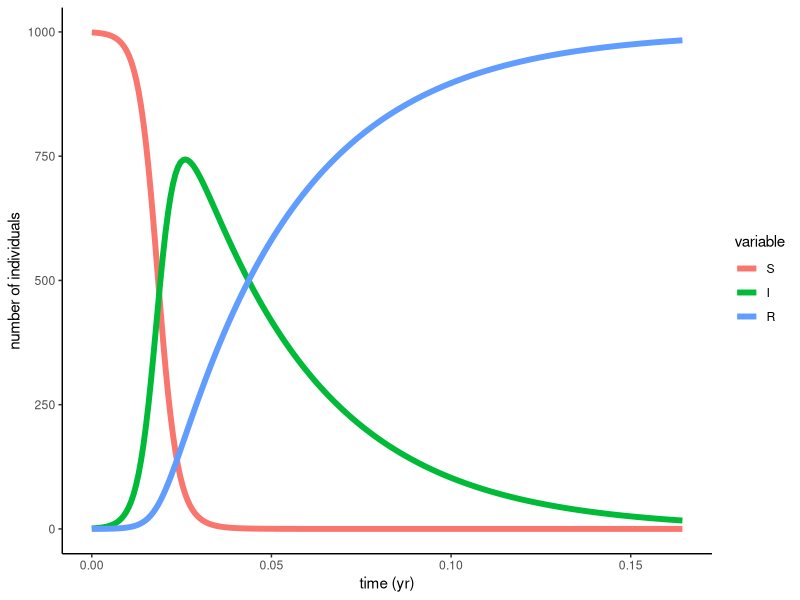
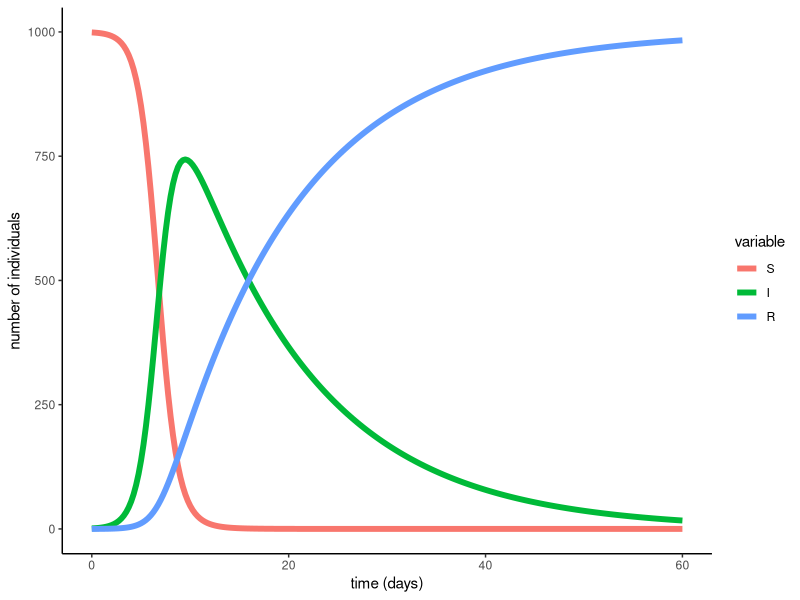
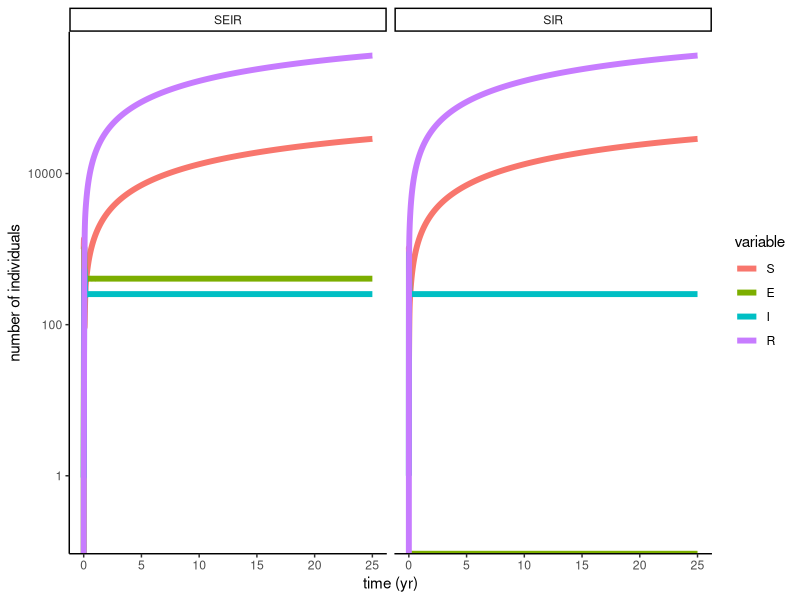
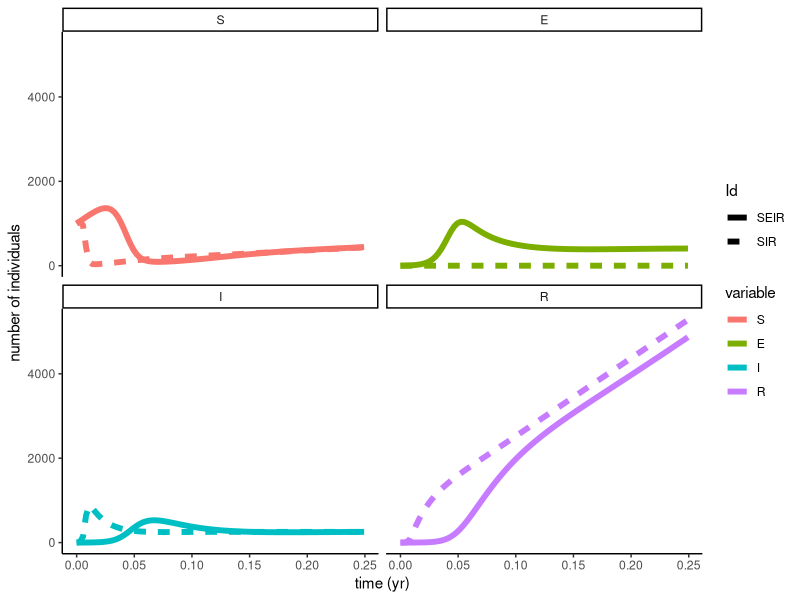

The R source for these figures, in order:
## ---- chunk 1
require(deSolve)
require(ggplot2)
require(reshape2)
require(plyr)

closed.sir.model <- function (t, x, params) { 
infect <- params["beta"]*x[1]*x[2]/sum(x)
recover <- params["gamma"]*x[2]
list(c(-infect,infect-recover,recover))
}



params <- c(beta=400,gamma=365/13)
times<-seq(0,60/365,1/365/4)
xstart <- c(S=999,I=1,R=0)

out <- as.data.frame(
                     ode(
                         func=closed.sir.model,
                         y=xstart,
                         times=times,
                         parms=params
                        ) 
                     )

out_long <- melt(out,id='time') 
ggplot(data=out_long,mapping=aes(x=time,y=value,color=variable))+geom_line(size=2)+theme_classic()+labs(x='time (yr)',y='number of individuals')

## ---- chunk 2
params<-params/365
times<-times*365

out <- as.data.frame(
                     ode(
                         func=closed.sir.model,
                         y=xstart,
                         times=times,
                         parms=params
                        ) 
                     )

out_long2 <- melt(out,id='time') 
ggplot(data=out_long2,mapping=aes(x=time,y=value,color=variable))+geom_line(size=2)+theme_classic()+labs(x='time (days)',y='number of individuals')

identical(out_long["value"],out_long2["value"])
## ---- chunk 3
open.seir.model <- function (t, x, params) { 
born<-params["B"]
infect <- params["beta"]*x[1]*x[3]/sum(x)
symp<-params["sigma"]*x[2]
recover <- params["gamma"]*x[3]
death<-x*params["mu"]

list(c(-infect+born-death[1],infect-symp-death[2],symp-recover-death[3],recover-death[4])) 
}



open.sir.model <- function (t, x, params) { 
born<-params["B"]
infect <- params["beta"]*x[1]*x[3]/sum(x)
recover <- params["gamma"]*x[3]
death<-x*params["mu"]
symp<-0
list(c(-infect+born-death[1],symp,infect-recover-death[3],recover-death[4])) 
}


xstart <- c(S=999,E=0,I=1,R=0)
params <- c(B=2E4,mu=1/50,beta=1000,gamma=365/5,sigma=365/8)
times <- seq(from=0,to=25,by=1/365)

out_sir <- as.data.frame(
                     ode(
                         func=open.sir.model,
                         y=xstart,
                         times=times,
                         parms=params
                        ) 
                     )


out_seir <- as.data.frame(
                     ode(
                         func=open.seir.model,
                         y=xstart,
                         times=times,
                         parms=params
                        ) 
                     )

out_sir <- melt(out_sir,id='time') 
mutate(out_sir,Id="SIR")->out_sir
out_seir<-melt(out_seir,id='time')
mutate(out_seir,Id="SEIR")->out_seir
out<-rbind(out_sir,out_seir)
ggplot(data=out,mapping=aes(x=time,y=value,color=variable))+geom_line(size=2)+theme_classic()+labs(x='time (yr)',y='number of individuals')+scale_y_log10()+facet_wrap(~Id)
## ---- chunk 4

ggplot(data=subset(out,time < 0.25 ),mapping=aes(x=time,y=value,color=variable,linetype=Id))+geom_line(size=2)+theme_classic()+labs(x='time (yr)',y='number of individuals')+facet_wrap(~variable)
